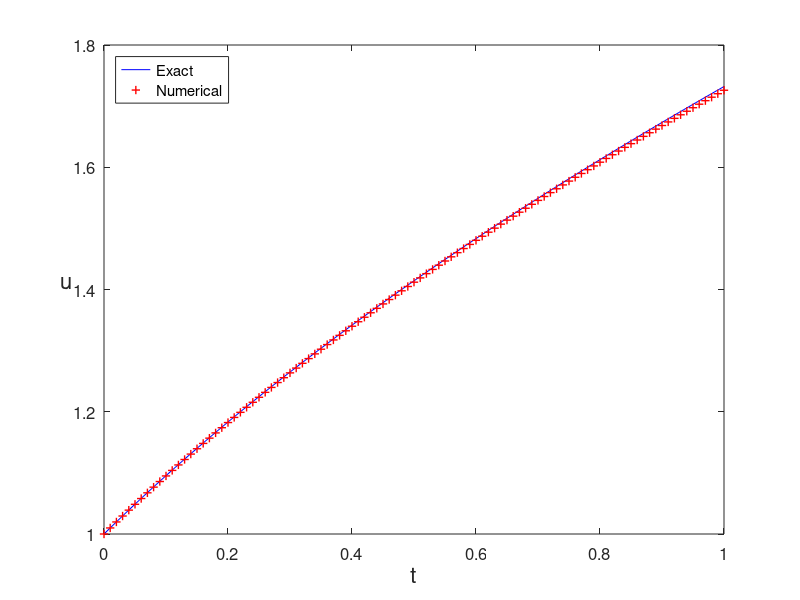

Write the MATLAB code that produced this figure.
% BackEuler.m
% Backward Euler Method for Nonlinear ODE:
% u'(x)=u-2x/u in [0,1]
% Initial condition: u(0)=1;
% Exact solution: u=sqrt(2*x+1)
clear all
h=0.01;
x=0:h:1;
N=length(x)-1;
u(1)=1;
NI(1,N)=0;  % Record the number of iterations
for n=1:N
    % Newton iteration
    Xn=u(n);
    Xp=Xn;
    Xprev=0;
    while abs(Xp-Xprev) > eps*abs(Xp)
        Xprev=Xp;
        Xp=Xp-(Xp-h*Xp+2*h*x(n+1)/Xp-u(n))./(1-h-2*h*x(n+1)/(Xp^2));
        NI(n)=NI(n)+1;
    end
    u(n+1)=Xp;
end
ue=sqrt(2*x+1);    % exact solution
plot(x,ue,'b-',x,u,'r+','LineWidth',1)
legend('Exact ','Numerical','location','northwest')
% title('Backward Euler method','fontsize',12)
set(gca,'fontsize',12)
xlabel('t','fontsize',16), ylabel('u','fontsize',16,'Rotation',0)

% computing error
error=max(abs(u-ue))

% print -dpng -r600  BackEuler.png
